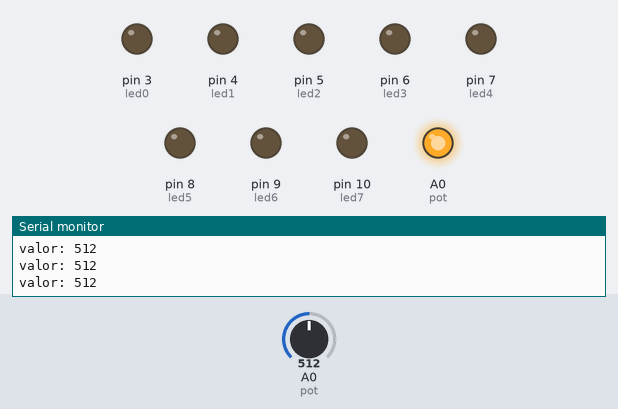
Recording of a sketch running on a simulated Arduino Uno, built with avr-gcc and run on an emulated ATmega328P. On the bench: output pins drawn as LEDs (lit = HIGH), the last lines printed to the serial monitor. The test bench sets the inputs (shaded band); at power-on: A0 (pot) = 512.

Above: at 1.2 s.
1.3 s: A0 (pot) set to 138
2.8 s: A0 (pot) set to 116
At 3.3 s:
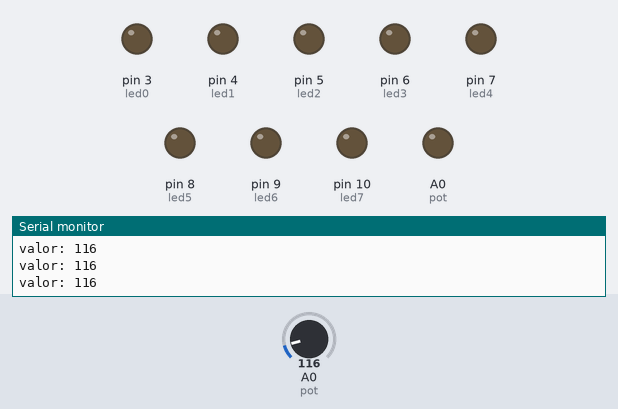
4.3 s: A0 (pot) set to 306
At 5.5 s:
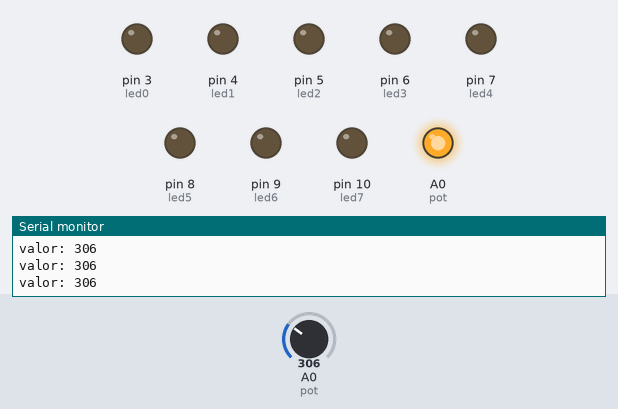
5.8 s: A0 (pot) set to 122
At 7.1 s:
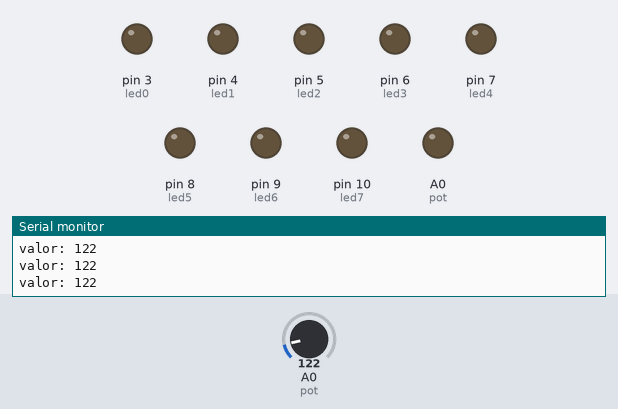
Timing chart, 0 to 8.8 s (numbered marks = the images above; inputs shaded):
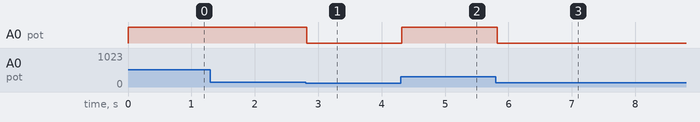

The sketch:

Plantilla.ino
```cpp
/*************************************************************************
**                                                                      **
**             Descripció Programa                                      **
**                                                                      **
*************************************************************************/

//****** Includes ********************************************************

//****** Variables *******************************************************

int led0 = 3;
int led1 = 4;
int led2 = 5;
int led3 = 6;
int led4 = 7;
int led5 = 8;
int led6 = 9;
int led7 = 10;
int pot = A0;

int valor;

//******  Setup  *********************************************************

void setup ()
 {
   Serial.begin(9600);
  pinMode ( led0, OUTPUT );
  pinMode ( led1, OUTPUT );
  pinMode ( led2, OUTPUT );
  pinMode ( led3, OUTPUT );
  pinMode ( led4, OUTPUT );
  pinMode ( led5, OUTPUT );
  pinMode ( led6, OUTPUT );
  pinMode ( led7, OUTPUT );
  pinMode ( pot, INPUT );

  }

//****** Loop ************************************************************

void loop ()
{
  analogRead ( pot );

  valor = analogRead ( pot );
  Serial.print("valor: ");Serial.println(valor);
  analogWrite ( pot,valor );

  }
```

Measured:
- the behaviour switches between 128 and 127 on A0 (pot) (found by bisection; images 0 and 1)
- after the input at 2.8 s, A0 (pot): HIGH → LOW at once
- after the input at 4.3 s, A0 (pot): LOW → HIGH at once
- after the input at 5.8 s, A0 (pot): HIGH → LOW at once
